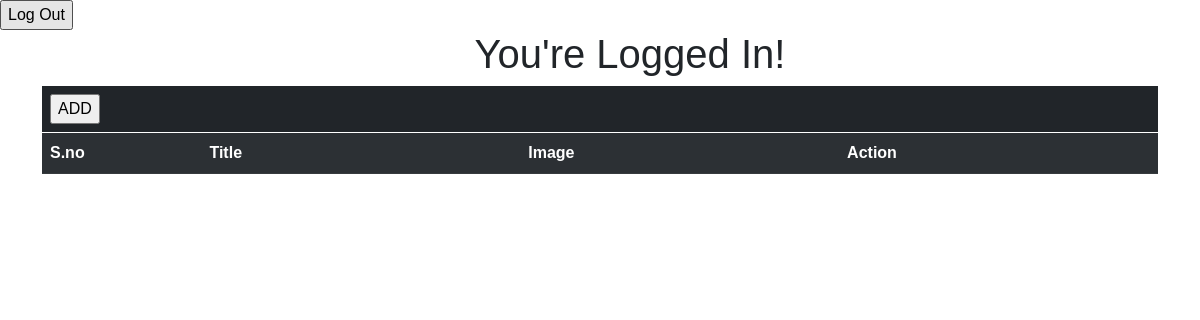
The page /dashboard.php (signed in) on the database as committed earlier.
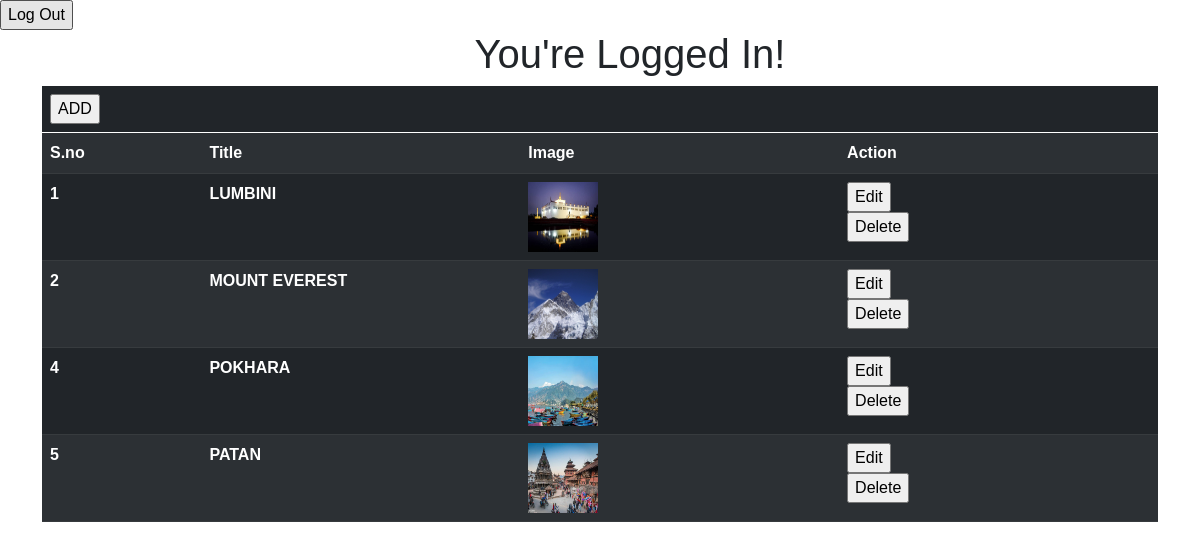
The same page on the database as committed later.
### tables this page shows
CREATE TABLE `tbl_exp_dest` (
  `id` int(11) NOT NULL,
  `title` varchar(255) NOT NULL,
  `images` varchar(255) NOT NULL,
  `short_desc` text NOT NULL,
  `long_desc` text NOT NULL,
  `added_date` datetime NOT NULL DEFAULT current_timestamp(),
  `modified_date` datetime NOT NULL
);

### dashboard.php (the view, shortened to what this page needs)
<?php
include('server.php');
?>
<!DOCTYPE html>
<html lang="en">
<head>
  <link href="https://cdn.jsdelivr.net/npm/bootstrap@5.0.0-beta2/dist/css/bootstrap.min.css" rel="stylesheet">
  <link rel="stylesheet" href="https://pro.fontawesome.com/releases/v5.10.0/css/all.css" />
  <link href="css/custom.css" rel="stylesheet">
</head>
<body>
    <div>
        <form method="post">
            <input type="submit" name="logout" value="Log Out">
        </form>
    </div>
<h1 class="text-center">You're Logged In!</h1>
<div class="container">
<table class="table table-striped table-dark">
  <thead>
    <tr>
        <th colspan=4>
            <form method="post" action="dashboard-add.php">
                <input type="submit" name="add_exp_dest" value="ADD">
            </form>
        </th>
    </tr>
  </thead>
  <tbody>
  <tr>
        <th width="100">S.no</th>
        <th width="200">Title</th>
        <th width="200">Image</th>
        <th width="200">Action</th>
    </tr>
    <?php
        $query = "SELECT * FROM tbl_exp_dest";
        $results = mysqli_query($db, $query);
        $rowcount=mysqli_num_rows($results);
        if ($rowcount >= 0) {
            while ($row = mysqli_fetch_array($results)) {
                $id = $row['id'];
                $title = $row['title'];
                $images = $row['images'];
                echo
                '<tr>
                    <th width="100">'. $id .'</th>
                    <th width="200">'. $title .'</th>
                    <th width="200"> <img src="img/'.$images.'" width="70" height="70" /> </th>
                    <th width="200">
                        <form method="post" action="dashboard-edit.php">
                            <input type="hidden" name="post_id" value='.$id.'>
                            <input type="submit" name="edit_post" value="Edit">
                        </form>
                        <form method="post">
                            <input type="hidden" name="post_id" value='.$id.'>
                            <input type="submit" name="delete_post" value="Delete">
                        </form>
                     </th>
                </tr>';
            }
        }else {
            array_push($errors, "Nothing in database");
        }
    ?>
</table>
</body>
</html>

### css/custom.css (style rules this page uses)
html,body { font-family: 'Montserrat', sans-serif; height:100%; width:100%; }
.text-center { margin-left:60px; }

Rows that differ between the two databases and show on the page:
added tbl_exp_dest: id "1", title "LUMBINI", images (picture)
added tbl_exp_dest: id "2", title "MOUNT EVEREST", images (picture)
added tbl_exp_dest: id "4", title "POKHARA", images (picture)
added tbl_exp_dest: id "5", title "PATAN", images (picture)
